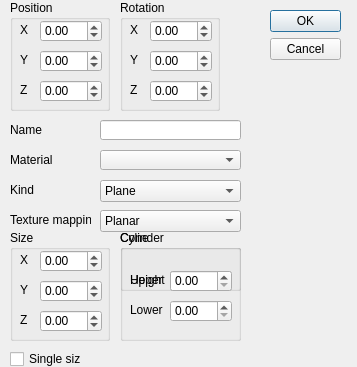
<?xml version="1.0" encoding="UTF-8"?>
<ui version="4.0">
 <class>objectDialog</class>
 <widget class="QDialog" name="objectDialog">
  <property name="windowModality">
   <enum>Qt::WindowModal</enum>
  </property>
  <property name="geometry">
   <rect>
    <x>0</x>
    <y>0</y>
    <width>357</width>
    <height>367</height>
   </rect>
  </property>
  <property name="windowTitle">
   <string>Dialog</string>
  </property>
  <widget class="QDialogButtonBox" name="buttonBox">
   <property name="geometry">
    <rect>
     <x>270</x>
     <y>10</y>
     <width>71</width>
     <height>311</height>
    </rect>
   </property>
   <property name="orientation">
    <enum>Qt::Vertical</enum>
   </property>
   <property name="standardButtons">
    <set>QDialogButtonBox::Cancel|QDialogButtonBox::Ok</set>
   </property>
  </widget>
  <widget class="QLineEdit" name="nameBox">
   <property name="geometry">
    <rect>
     <x>100</x>
     <y>120</y>
     <width>141</width>
     <height>20</height>
    </rect>
   </property>
  </widget>
  <widget class="QComboBox" name="materialBox">
   <property name="geometry">
    <rect>
     <x>100</x>
     <y>150</y>
     <width>141</width>
     <height>20</height>
    </rect>
   </property>
  </widget>
  <widget class="QLabel" name="label_4">
   <property name="geometry">
    <rect>
     <x>10</x>
     <y>120</y>
     <width>67</width>
     <height>20</height>
    </rect>
   </property>
   <property name="text">
    <string>Name</string>
   </property>
  </widget>
  <widget class="QLabel" name="label_5">
   <property name="geometry">
    <rect>
     <x>10</x>
     <y>150</y>
     <width>67</width>
     <height>20</height>
    </rect>
   </property>
   <property name="text">
    <string>Material</string>
   </property>
  </widget>
  <widget class="QComboBox" name="kindBox">
   <property name="geometry">
    <rect>
     <x>100</x>
     <y>180</y>
     <width>141</width>
     <height>22</height>
    </rect>
   </property>
   <item>
    <property name="text">
     <string>Plane</string>
    </property>
   </item>
   <item>
    <property name="text">
     <string>Sphere</string>
    </property>
   </item>
   <item>
    <property name="text">
     <string>Cone</string>
    </property>
   </item>
   <item>
    <property name="text">
     <string>Cylinder</string>
    </property>
   </item>
   <item>
    <property name="text">
     <string>Quad</string>
    </property>
   </item>
   <item>
    <property name="text">
     <string>Disk</string>
    </property>
   </item>
  </widget>
  <widget class="QLabel" name="label_6">
   <property name="geometry">
    <rect>
     <x>10</x>
     <y>180</y>
     <width>46</width>
     <height>20</height>
    </rect>
   </property>
   <property name="text">
    <string>Kind</string>
   </property>
  </widget>
  <widget class="QGroupBox" name="positionGroupBox">
   <property name="geometry">
    <rect>
     <x>10</x>
     <y>0</y>
     <width>100</width>
     <height>111</height>
    </rect>
   </property>
   <property name="title">
    <string>Position</string>
   </property>
   <widget class="QDoubleSpinBox" name="posZBox">
    <property name="geometry">
     <rect>
      <x>30</x>
      <y>80</y>
      <width>62</width>
      <height>22</height>
     </rect>
    </property>
    <property name="minimum">
     <double>-99.989999999999995</double>
    </property>
    <property name="singleStep">
     <double>0.100000000000000</double>
    </property>
   </widget>
   <widget class="QLabel" name="label_3">
    <property name="geometry">
     <rect>
      <x>10</x>
      <y>80</y>
      <width>20</width>
      <height>20</height>
     </rect>
    </property>
    <property name="text">
     <string>Z</string>
    </property>
   </widget>
   <widget class="QLabel" name="label_2">
    <property name="geometry">
     <rect>
      <x>10</x>
      <y>50</y>
      <width>20</width>
      <height>20</height>
     </rect>
    </property>
    <property name="text">
     <string>Y</string>
    </property>
   </widget>
   <widget class="QDoubleSpinBox" name="posYBox">
    <property name="geometry">
     <rect>
      <x>30</x>
      <y>50</y>
      <width>62</width>
      <height>22</height>
     </rect>
    </property>
    <property name="minimum">
     <double>-99.989999999999995</double>
    </property>
    <property name="singleStep">
     <double>0.100000000000000</double>
    </property>
   </widget>
   <widget class="QDoubleSpinBox" name="posXBox">
    <property name="geometry">
     <rect>
      <x>30</x>
      <y>20</y>
      <width>62</width>
      <height>22</height>
     </rect>
    </property>
    <property name="minimum">
     <double>-99.989999999999995</double>
    </property>
    <property name="singleStep">
     <double>0.100000000000000</double>
    </property>
   </widget>
   <widget class="QLabel" name="label">
    <property name="geometry">
     <rect>
      <x>10</x>
      <y>20</y>
      <width>20</width>
      <height>20</height>
     </rect>
    </property>
    <property name="text">
     <string>X</string>
    </property>
   </widget>
  </widget>
  <widget class="QGroupBox" name="rotationGroupBox">
   <property name="geometry">
    <rect>
     <x>120</x>
     <y>0</y>
     <width>100</width>
     <height>111</height>
    </rect>
   </property>
   <property name="title">
    <string>Rotation</string>
   </property>
   <widget class="QDoubleSpinBox" name="rotZBox">
    <property name="geometry">
     <rect>
      <x>30</x>
      <y>80</y>
      <width>62</width>
      <height>22</height>
     </rect>
    </property>
    <property name="minimum">
     <double>-99.989999999999995</double>
    </property>
    <property name="singleStep">
     <double>0.100000000000000</double>
    </property>
   </widget>
   <widget class="QLabel" name="label_10">
    <property name="geometry">
     <rect>
      <x>10</x>
      <y>80</y>
      <width>20</width>
      <height>20</height>
     </rect>
    </property>
    <property name="text">
     <string>Z</string>
    </property>
   </widget>
   <widget class="QLabel" name="label_11">
    <property name="geometry">
     <rect>
      <x>10</x>
      <y>50</y>
      <width>20</width>
      <height>20</height>
     </rect>
    </property>
    <property name="text">
     <string>Y</string>
    </property>
   </widget>
   <widget class="QDoubleSpinBox" name="rotYBox">
    <property name="geometry">
     <rect>
      <x>30</x>
      <y>50</y>
      <width>62</width>
      <height>22</height>
     </rect>
    </property>
    <property name="minimum">
     <double>-99.989999999999995</double>
    </property>
    <property name="singleStep">
     <double>0.100000000000000</double>
    </property>
   </widget>
   <widget class="QDoubleSpinBox" name="rotXBox">
    <property name="geometry">
     <rect>
      <x>30</x>
      <y>20</y>
      <width>62</width>
      <height>22</height>
     </rect>
    </property>
    <property name="minimum">
     <double>-99.989999999999995</double>
    </property>
    <property name="singleStep">
     <double>0.100000000000000</double>
    </property>
   </widget>
   <widget class="QLabel" name="label_12">
    <property name="geometry">
     <rect>
      <x>10</x>
      <y>20</y>
      <width>20</width>
      <height>20</height>
     </rect>
    </property>
    <property name="text">
     <string>X</string>
    </property>
   </widget>
  </widget>
  <widget class="QGroupBox" name="sizeGroupBox">
   <property name="geometry">
    <rect>
     <x>10</x>
     <y>230</y>
     <width>100</width>
     <height>111</height>
    </rect>
   </property>
   <property name="title">
    <string>Size</string>
   </property>
   <widget class="QDoubleSpinBox" name="sizeZBox">
    <property name="geometry">
     <rect>
      <x>30</x>
      <y>80</y>
      <width>62</width>
      <height>22</height>
     </rect>
    </property>
    <property name="minimum">
     <double>-99.989999999999995</double>
    </property>
    <property name="singleStep">
     <double>0.100000000000000</double>
    </property>
   </widget>
   <widget class="QLabel" name="label_13">
    <property name="geometry">
     <rect>
      <x>10</x>
      <y>80</y>
      <width>20</width>
      <height>20</height>
     </rect>
    </property>
    <property name="text">
     <string>Z</string>
    </property>
   </widget>
   <widget class="QLabel" name="label_14">
    <property name="geometry">
     <rect>
      <x>10</x>
      <y>50</y>
      <width>20</width>
      <height>20</height>
     </rect>
    </property>
    <property name="text">
     <string>Y</string>
    </property>
   </widget>
   <widget class="QDoubleSpinBox" name="sizeYBox">
    <property name="geometry">
     <rect>
      <x>30</x>
      <y>50</y>
      <width>62</width>
      <height>22</height>
     </rect>
    </property>
    <property name="minimum">
     <double>-99.989999999999995</double>
    </property>
    <property name="singleStep">
     <double>0.100000000000000</double>
    </property>
   </widget>
   <widget class="QDoubleSpinBox" name="sizeXBox">
    <property name="geometry">
     <rect>
      <x>30</x>
      <y>20</y>
      <width>62</width>
      <height>22</height>
     </rect>
    </property>
    <property name="minimum">
     <double>-99.989999999999995</double>
    </property>
    <property name="singleStep">
     <double>0.100000000000000</double>
    </property>
   </widget>
   <widget class="QLabel" name="label_15">
    <property name="geometry">
     <rect>
      <x>10</x>
      <y>20</y>
      <width>20</width>
      <height>20</height>
     </rect>
    </property>
    <property name="text">
     <string>X</string>
    </property>
   </widget>
  </widget>
  <widget class="QCheckBox" name="singleSizeBox">
   <property name="geometry">
    <rect>
     <x>10</x>
     <y>350</y>
     <width>71</width>
     <height>18</height>
    </rect>
   </property>
   <property name="text">
    <string>Single size</string>
   </property>
  </widget>
  <widget class="QGroupBox" name="coneGroupBox">
   <property name="geometry">
    <rect>
     <x>120</x>
     <y>230</y>
     <width>121</width>
     <height>111</height>
    </rect>
   </property>
   <property name="title">
    <string>Cone</string>
   </property>
   <widget class="QDoubleSpinBox" name="coneUpperHeightBox">
    <property name="geometry">
     <rect>
      <x>50</x>
      <y>40</y>
      <width>62</width>
      <height>22</height>
     </rect>
    </property>
   </widget>
   <widget class="QDoubleSpinBox" name="coneLowerHeightBox">
    <property name="geometry">
     <rect>
      <x>50</x>
      <y>70</y>
      <width>62</width>
      <height>22</height>
     </rect>
    </property>
   </widget>
   <widget class="QLabel" name="label_7">
    <property name="geometry">
     <rect>
      <x>10</x>
      <y>40</y>
      <width>46</width>
      <height>20</height>
     </rect>
    </property>
    <property name="text">
     <string>Upper</string>
    </property>
   </widget>
   <widget class="QLabel" name="label_8">
    <property name="geometry">
     <rect>
      <x>10</x>
      <y>70</y>
      <width>46</width>
      <height>20</height>
     </rect>
    </property>
    <property name="text">
     <string>Lower</string>
    </property>
   </widget>
  </widget>
  <widget class="QGroupBox" name="cylinderGroupBox">
   <property name="geometry">
    <rect>
     <x>120</x>
     <y>230</y>
     <width>121</width>
     <height>61</height>
    </rect>
   </property>
   <property name="title">
    <string>Cylinder</string>
   </property>
   <widget class="QDoubleSpinBox" name="cylHeightBox">
    <property name="geometry">
     <rect>
      <x>50</x>
      <y>40</y>
      <width>62</width>
      <height>22</height>
     </rect>
    </property>
   </widget>
   <widget class="QLabel" name="label_9">
    <property name="geometry">
     <rect>
      <x>10</x>
      <y>40</y>
      <width>46</width>
      <height>20</height>
     </rect>
    </property>
    <property name="text">
     <string>Height</string>
    </property>
   </widget>
  </widget>
  <widget class="QComboBox" name="textureMappingBox">
   <property name="geometry">
    <rect>
     <x>100</x>
     <y>210</y>
     <width>141</width>
     <height>22</height>
    </rect>
   </property>
   <item>
    <property name="text">
     <string>Planar</string>
    </property>
   </item>
   <item>
    <property name="text">
     <string>Cubic</string>
    </property>
   </item>
   <item>
    <property name="text">
     <string>Spherical</string>
    </property>
   </item>
   <item>
    <property name="text">
     <string>Cylinder</string>
    </property>
   </item>
  </widget>
  <widget class="QLabel" name="label_16">
   <property name="geometry">
    <rect>
     <x>10</x>
     <y>210</y>
     <width>81</width>
     <height>20</height>
    </rect>
   </property>
   <property name="text">
    <string>Texture mapping</string>
   </property>
  </widget>
 </widget>
 <resources/>
 <connections>
  <connection>
   <sender>buttonBox</sender>
   <signal>accepted()</signal>
   <receiver>objectDialog</receiver>
   <slot>accept()</slot>
   <hints>
    <hint type="sourcelabel">
     <x>248</x>
     <y>254</y>
    </hint>
    <hint type="destinationlabel">
     <x>157</x>
     <y>274</y>
    </hint>
   </hints>
  </connection>
  <connection>
   <sender>buttonBox</sender>
   <signal>rejected()</signal>
   <receiver>objectDialog</receiver>
   <slot>reject()</slot>
   <hints>
    <hint type="sourcelabel">
     <x>316</x>
     <y>260</y>
    </hint>
    <hint type="destinationlabel">
     <x>286</x>
     <y>274</y>
    </hint>
   </hints>
  </connection>
 </connections>
</ui>
